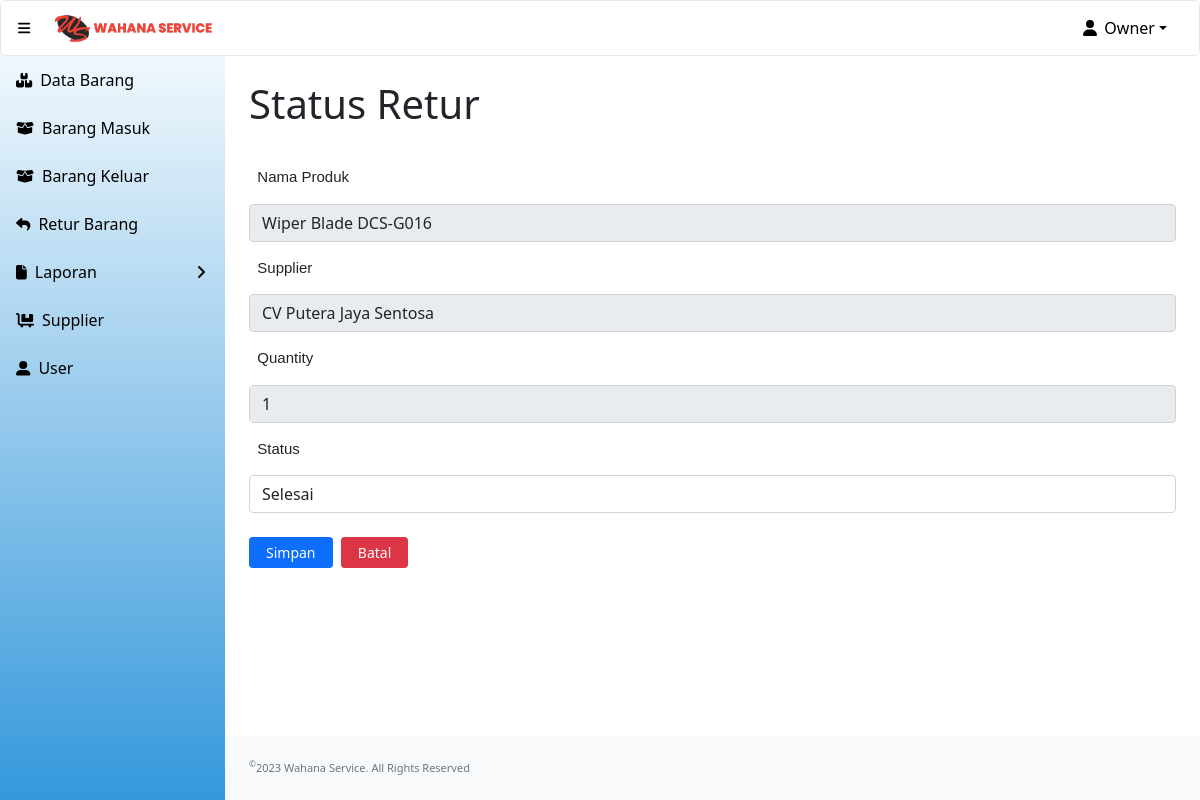
The app's page /update_status_retur.php?id_retur=1 (signed in) with its own data.
### tables this page shows
CREATE TABLE `retur_barang` (
  `id_retur` int(11) NOT NULL,
  `id_produk` int(11) NOT NULL,
  `id_supplier` int(11) NOT NULL,
  `tanggal` date NOT NULL DEFAULT current_timestamp(),
  `quantity` int(11) NOT NULL,
  `deskripsi` varchar(150) NOT NULL,
  `status` enum('Diajukan','Diambil','Selesai') NOT NULL,
  `id` int(11) NOT NULL
);

CREATE TABLE `produk` (
  `id_produk` int(11) NOT NULL,
  `id_supplier` int(11) NOT NULL,
  `nama_produk` varchar(100) NOT NULL,
  `jenis_barang` varchar(100) NOT NULL,
  `qty` int(10) NOT NULL,
  `harga` int(10) NOT NULL
);

CREATE TABLE `supplier` (
  `id_supplier` int(11) NOT NULL,
  `nama_supplier` varchar(200) NOT NULL,
  `alamat` varchar(500) NOT NULL,
  `no_telp` varchar(20) NOT NULL
);

### update_status_retur.php (the view, shortened to what this page needs)
<?php
include "conn.php";
?>
<!DOCTYPE html>
<html lang="en">
    <head>
        <link href="https://cdn.jsdelivr.net/npm/simple-datatables@latest/dist/style.css" rel="stylesheet" />
        <link href="css/styles.css" rel="stylesheet" />
    </head>
    <?php
        $id_retur=$_GET['id_retur'];
        $sSQL=" select * from retur_barang r, supplier s, produk p where r.id_retur = '$id_retur' and r.id_supplier=s.id_supplier  and r.id_produk=p.id_produk limit 1";
        $result=mysqli_query($koneksi, $sSQL);
        if (mysqli_num_rows($result) > 0)
        {
            while ($row=mysqli_fetch_assoc($result))
            {
                $nama_produk = $row['nama_produk'];
                $nama_supplier = $row['nama_supplier'];
                $quantity= $row['quantity'];
                $status = $row['status'];
            }
        }
    ?>
    <body class="sb-nav-fixed">
    <?php include "head.php"; ?>
        <div id="layoutSidenav">
        <?php include "menu.php"; ?>
            </div>
            <div id="layoutSidenav_content">
                <div class="container-fluid px-4">
                    <h1 class="mt-4" style="padding-bottom:15px";>Status Retur</h1>
                    <form action="submit_status_retur.php" class="form" method="post">
                    <label-form for="nama_produk">&nbsp;
                        Nama Produk
                    </label-form>
                    <input id="nama_produk" class="form-control" type="text" name="nama_produk" value="<?php echo $nama_produk;?>" readonly/>
                    <label-form for="supplier">&nbsp;
                        Supplier
                    </label-form>
                    <input id="nama_supplier" class="form-control" type="text" name="nama_supplier" value="<?php echo $nama_supplier;?>" readonly/>
                    <label-form for="quantity">&nbsp;
                        Quantity
                    </label-form>
                    <input id="quantity" class="form-control" type="number" name="quantity" value="<?php echo $quantity;?>" readonly/>
                    <label-form for="status">&nbsp;
                        Status
                    </label-form>
                    <select id="status" name="status" class="form-control" required>
                        <option value="<?php echo $status;?>"><?php echo $status;?></option>
                    </select>
                        <div class="form-group">
                            <div class="col-sm-10">
                                <input type="submit" name="simpan" value="Simpan" class="btn btn-sm btn-primary" />&nbsp;
	                            <a href="retur.php" class="btn btn-sm btn-danger">Batal </a>
                            </div>
                        </div>
                    </form>
                </div>
                <footer class="py-4 bg-light mt-auto">
                    <div class="container-fluid px-4">
                        <div class="d-flex align-items-center justify-content-between small">
                            <div class="text-muted"><sup>&copy;</sup>2023 Wahana Service. All Rights Reserved</div>
                        </div>
                    </div>
                </footer>
            </div>
    </body>
</html>

### records on screen
retur_barang: nama_produk "Wiper Blade DCS-G016", nama_supplier "CV Putera Jaya Sentosa", quantity "1", status "Selesai"

### other values on screen
$_SESSION['fullname'] "Owner"
